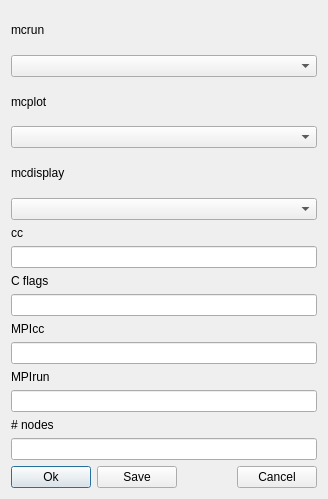
<?xml version="1.0" encoding="UTF-8"?>
<ui version="4.0">
 <class>dlgConfig</class>
 <widget class="QDialog" name="dlgConfig">
  <property name="geometry">
   <rect>
    <x>0</x>
    <y>0</y>
    <width>328</width>
    <height>499</height>
   </rect>
  </property>
  <property name="windowTitle">
   <string>mccode-py configuration</string>
  </property>
  <property name="modal">
   <bool>true</bool>
  </property>
  <layout class="QVBoxLayout" name="verticalLayout">
   <item>
    <layout class="QGridLayout" name="gridApps">
     <item row="2" column="0">
      <widget class="QLabel" name="lblMcplot">
       <property name="text">
        <string>mcplot</string>
       </property>
      </widget>
     </item>
     <item row="4" column="0">
      <widget class="QLabel" name="lblMcdisplay">
       <property name="text">
        <string>mcdisplay</string>
       </property>
      </widget>
     </item>
     <item row="3" column="0">
      <widget class="QComboBox" name="cbxMcPlot"/>
     </item>
     <item row="1" column="0">
      <widget class="QComboBox" name="cbxMcrun"/>
     </item>
     <item row="0" column="0">
      <widget class="QLabel" name="lblMcrun">
       <property name="text">
        <string>mcrun</string>
       </property>
      </widget>
     </item>
     <item row="5" column="0">
      <widget class="QComboBox" name="cbxMcdisplay"/>
     </item>
    </layout>
   </item>
   <item>
    <layout class="QGridLayout" name="gridFlags">
     <item row="2" column="0">
      <widget class="QLabel" name="lblCflags">
       <property name="text">
        <string>C flags</string>
       </property>
      </widget>
     </item>
     <item row="6" column="0">
      <widget class="QLabel" name="lblMpirun">
       <property name="text">
        <string>MPIrun</string>
       </property>
      </widget>
     </item>
     <item row="1" column="0">
      <widget class="QLineEdit" name="edtCC"/>
     </item>
     <item row="10" column="0">
      <widget class="QLabel" name="lblNumnodes">
       <property name="text">
        <string># nodes</string>
       </property>
      </widget>
     </item>
     <item row="0" column="0">
      <widget class="QLabel" name="lblCc">
       <property name="text">
        <string>cc</string>
       </property>
      </widget>
     </item>
     <item row="7" column="0">
      <widget class="QLineEdit" name="edtMPIrun"/>
     </item>
     <item row="3" column="0">
      <widget class="QLineEdit" name="edtCflags"/>
     </item>
     <item row="11" column="0">
      <widget class="QLineEdit" name="edtNumNodes"/>
     </item>
     <item row="4" column="0">
      <widget class="QLabel" name="lblMpicc">
       <property name="text">
        <string>MPIcc</string>
       </property>
      </widget>
     </item>
     <item row="5" column="0">
      <widget class="QLineEdit" name="edtMpicc"/>
     </item>
    </layout>
   </item>
   <item>
    <layout class="QHBoxLayout" name="hlayoutButtons">
     <item>
      <widget class="QPushButton" name="btnOk">
       <property name="toolTip">
        <string>Keep for this session</string>
       </property>
       <property name="text">
        <string>Ok</string>
       </property>
       <property name="default">
        <bool>true</bool>
       </property>
      </widget>
     </item>
     <item>
      <widget class="QPushButton" name="btnSave">
       <property name="toolTip">
        <string>Keep &amp; save configuration to disk</string>
       </property>
       <property name="text">
        <string>Save</string>
       </property>
       <property name="default">
        <bool>false</bool>
       </property>
      </widget>
     </item>
     <item>
      <spacer name="horizontalSpacer_2">
       <property name="orientation">
        <enum>Qt::Horizontal</enum>
       </property>
       <property name="sizeHint" stdset="0">
        <size>
         <width>40</width>
         <height>20</height>
        </size>
       </property>
      </spacer>
     </item>
     <item>
      <widget class="QPushButton" name="btnCancel">
       <property name="text">
        <string>Cancel</string>
       </property>
      </widget>
     </item>
    </layout>
   </item>
  </layout>
 </widget>
 <tabstops>
  <tabstop>cbxMcrun</tabstop>
  <tabstop>cbxMcPlot</tabstop>
  <tabstop>cbxMcdisplay</tabstop>
  <tabstop>edtCC</tabstop>
  <tabstop>edtCflags</tabstop>
  <tabstop>edtMpicc</tabstop>
  <tabstop>edtMPIrun</tabstop>
  <tabstop>edtNumNodes</tabstop>
  <tabstop>btnOk</tabstop>
  <tabstop>btnSave</tabstop>
  <tabstop>btnCancel</tabstop>
 </tabstops>
 <resources/>
 <connections/>
</ui>
